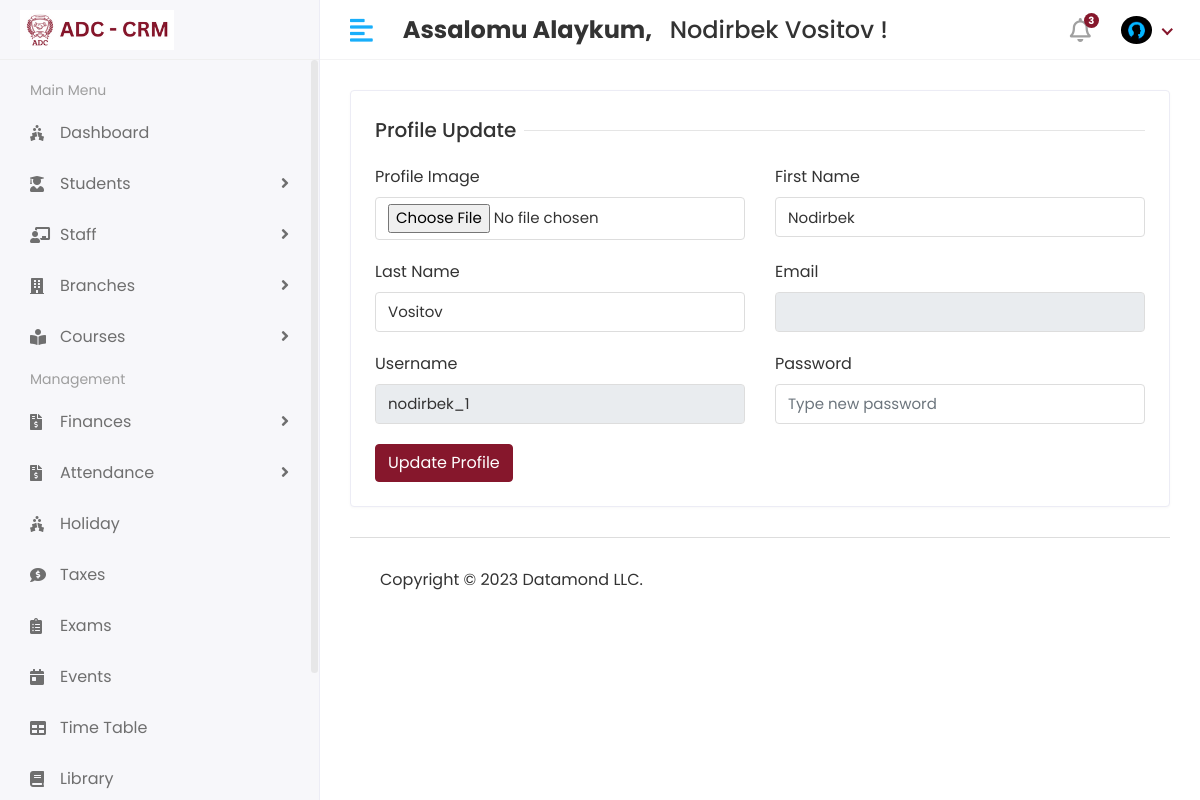
/Profile (signed in), run on the app's committed database.
### app/models.py (models this page shows)
class customUser(AbstractUser):
    USER = (
        (1, 'HOD'),
        (2, 'STAFF'),
        (3, 'STUDENT'),
    )
    user_type = models.CharField(choices=USER, max_length=50, default=1)
    profile_pic = models.ImageField(upload_to='media/profile_pic',blank=True, null=True)

### ADC_school_project/views.py (the view)
# urls.py: path('Profile', views.PROFILE, name='profile'),
@login_required(login_url='/')
def PROFILE(request):
    user = customUser.objects.get(id=request.user.id)
    context = {
        "user":user,
    }
    return render(request, 'profile.html', context)

### templates/profile.html (shortened to what this page needs)
{% extends 'base.html' %}
{% block content %}
<div class="row">
                  <div class="col-sm-12">
                     <div class="card">
                        <div class="card-body">
                           <form method="post"action="{% url 'profile_update' %}" enctype="multipart/form-data">
                              <div class="row">
                                 <div class="col-12">
                                    <h5 class="form-title"><span>Profile Update</span></h5>
                                 </div>
                                 <div class="col-12 col-sm-6">
                                    <div class="form-group">
                                       <label>Profile Image</label>
                                       <input type="file" class="form-control" name="profile_pic">
                                    </div>
                                 </div>
                                 <div class="col-12 col-sm-6">
                                    <div class="form-group">
                                       <label>First Name</label>
                                       <input type="text" class="form-control" name="first_name" value="{{ user.first_name }}">
                                    </div>
                                 </div>
                                 <div class="col-12 col-sm-6">
                                    <div class="form-group">
                                       <label>Last Name</label>
                                       <input type="text" class="form-control" name="last_name" value="{{ user.last_name }}">
                                    </div>
                                 </div>
                                  <div class="col-12 col-sm-6">
                                    <div class="form-group">
                                       <label>Email</label>
                                       <input type="text" class="form-control" name="email" value="{{ user.email }}" readonly>
                                    </div>
                                 </div>
                                  <div class="col-12 col-sm-6">
                                    <div class="form-group">
                                       <label>Username</label>
                                       <input type="text" class="form-control" name="username" value="{{ user.username }}" readonly>
                                    </div>
                                 </div>
                                  <div class="col-12 col-sm-6">
                                    <div class="form-group">
                                       <label>Password</label>
                                       <input type="password" class="form-control" name="password" placeholder="Type new password">
                                    </div>
                                 </div>
                                 <div class="col-12">
                                    <button type="submit" class="btn btn-primary">Update Profile</button>
                                 </div>
                              </div>
                           </form>
                        </div>
                     </div>
                  </div>
               </div>
{% endblock %}

### templates/includes/header.html (shortened to what this page needs)
{% load static %}
<div class="header">
            <div class="header-left">
               <a href="index.html" class="logo">
               <img src="{% static 'assets/img/logo.png' %}" alt="Logo">
               </a>
            </div>
            <a href="javascript:void(0);" id="toggle_btn">
            <i class="fas fa-align-left"></i>
            </a>
            <div class="top-nav-search mt-3">
                <h4>
                    <strong>
                        Assalomu Alaykum,
                    </strong>&nbsp;<span>
                    {{ user.first_name }} {{ user.last_name }}
                </span>!</h4>
            </div>
            <ul class="nav user-menu">
               <li class="nav-item dropdown noti-dropdown">
                  <a href="#" class="dropdown-toggle nav-link" data-toggle="dropdown">
                  <i class="far fa-bell"></i> <span class="badge badge-pill">3</span>
                  </a>
               </li>
               <li class="nav-item dropdown has-arrow">
                  <a href="#" class="dropdown-toggle nav-link" data-toggle="dropdown">
                      {% if user.profile_pic == "" %}
                          <span class="user-img"><img class="rounded-circle" src="{% static 'assets/img/noimg.png' %}" width="31" alt="Profile_Picture"></span>
                      {% else %}
                  <span class="user-img"><img class="rounded-circle" src="/{{ user.profile_pic }}" width="31" alt="Profile_Picture"></span>
                      {% endif %}
                  </a>
               </li>
            </ul>
         </div>

### static/assets/css/style.css (style rules this page uses)
html { height: 100%; }
body { background-color: #fff; color: #333; font-family: 'Poppins', sans-serif; font-size: 1rem; height: 100%; line-height: 1.5; overflow-x: hidden; }
h1, h2, h3, h4, h5, h6 { font-family: 'Poppins', sans-serif; margin-top: 0; }
.form-control { border: 1px solid #ddd; box-shadow: none; color: #333; font-size: 15px; height: 40px; }
a { color: #86172c; }
input, button, a { transition: all 0.4s ease; -moz-transition: all 0.4s ease; -o-transition: all 0.4s ease; -ms-transition: all 0.4s ease; -webkit-transition: all 0.4s ease; }
input, input:focus, button, button:focus { outline: none; }
input[type="file"] { height: auto; min-height: calc(1.5em + .75rem + 2px); }
input[type=text], input[type=password] { -webkit-appearance: none; -moz-appearance: none; appearance: none; }
.form-group { margin-bottom: 1.25rem; }
ul, ol { padding: 0px; list-style: none; }
.btn-primary { background-color: #86172c; border: 1px solid #86172c; }
.card { border: 1px solid #ececf5; box-shadow: 0 1px 3px 0 rgba(0, 0, 0, 0.03); margin-bottom: 1.875rem; }
.card-body { padding: 1.5rem; }
.header { background-color: #fff; border-bottom: 1px solid #f3f3f4; left: 0; position: fixed; right: 0; top: 0; z-index: 1001; height: 60px; }
.header .header-left { float: left; height: 60px; padding: 0 20px; position: relative; width: 320px; z-index: 1; transition: all 0.2s ease-in-out; background-color: #f7f7fa; border-bottom: 1px solid #efefef; border-right: 1px solid #ececf5; display: flex; align-items: center; }
.header .header-left .logo { display: inline-block; line-height: 60px; }
.header .header-left .logo img { max-height: 40px; width: auto; }
.header .dropdown-toggle:after { display: none; }
.header .has-arrow .dropdown-toggle:after { border-top: 0; border-left: 0; border-bottom: 2px solid #86172c; border-right: 2px solid #86172c; content: ''; height: 8px; display: inline-block; pointer-events: none; -webkit-transform-origin: 66% 66%; -ms-transform-origin: 66% 66%; transform-origin: 66% 66%; -webkit-transform: rotate(45deg); -ms-transform: rotate(45deg); transform: rotate(45deg); -webkit-transition: all 0.15s ease-in-out; transition: all 0.15s ease-in-out; width: 8px; vertical-align: 0px; }
.user-menu { float: right; margin: 0; position: relative; z-index: 99; padding-right: 15px; }
.user-menu.nav > li > a { color: #a0a0a0; font-size: 14px; line-height: 58px; padding: 0 15px; height: 60px; }
.user-img { margin-right: 3px; position: relative; }
.top-nav-search { float: left; margin-left: 15px; }
.user-menu.nav > li > a .badge { background-color: #86172c; display: block; font-size: 10px; font-weight: bold; height: 15px; width: 15px; position: absolute; right: 7px; top: 13px; color: #fff; padding: 3px; }
.user-menu.nav > li > a > i { font-size: 1.5rem; line-height: 60px; }
.form-title { width: 100%; max-width: 100%; padding: 0; font-size: 1.25rem; font-weight: 500; line-height: inherit; color: #333; white-space: normal; position: relative; display: block; margin-bottom: 20px; }
.form-title:before { content: ""; position: absolute; left: 0px; right: 0px; height: 1px; top: 50%; background-color: rgba(0, 0, 0, 0.1); }
.form-title span { padding: 0px 0.5rem 0 0; background-color: #fff; display: inline-block; z-index: 2; position: relative; }
@media (min-width: 992px) { #toggle_btn { align-items: center; color: #18aefa; display: inline-flex; float: left; font-size: 26px; height: 60px; justify-content: center; margin-left: 15px; padding: 0 15px; } }

### data on the page
customUser: first_name "Nodirbek", last_name "Vositov", username "nodirbek_1"
